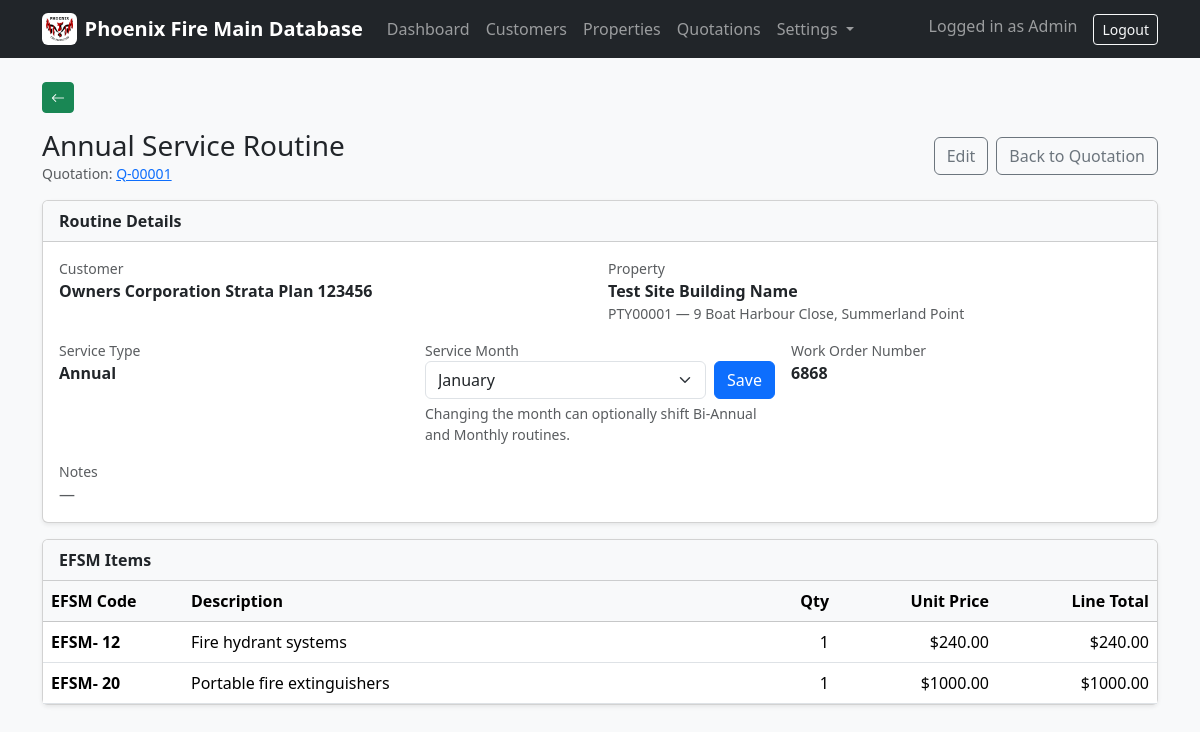
The app's page /routines/1/ (signed in) with its own data.
### company/models.py (models this page shows, shortened)
class ClientProfile(models.Model):
    company_logo = models.ImageField(upload_to="company/logo/", blank=True, null=True)
    legal_company_name = models.CharField(max_length=255, blank=True)
    trading_name = models.CharField(max_length=255, blank=True)
    company_address = models.TextField(blank=True)
    company_phone = models.CharField(max_length=50, blank=True)
    company_email = models.EmailField(blank=True)
    company_abn = models.CharField(max_length=50, blank=True)
    company_acn = models.CharField(max_length=50, blank=True)
    accounts_phone = models.CharField(max_length=50, blank=True)
    accounts_email = models.EmailField(blank=True)
    updated_at = models.DateTimeField(auto_now=True)
    class Meta:
        verbose_name = "Client Profile"
        verbose_name_plural = "Client Profile"
    @classmethod
    def get_solo(cls):
        obj, _ = cls.objects.get_or_create(pk=1)
        return obj

### routines/models.py (models this page shows, shortened)
class ServiceRoutine(models.Model):
    ROUTINE_TYPE_CHOICES = [
        ("annual", "Annual"),
        ("biannual", "Bi-Annual"),
        ("monthly", "Monthly"),
    ]
    quotation = models.ForeignKey(
        Quotation,
        on_delete=models.PROTECT,
        related_name="service_routines",
    )
    routine_type = models.CharField(max_length=20, choices=ROUTINE_TYPE_CHOICES)
    month_due = models.PositiveSmallIntegerField(choices=MONTH_CHOICES)
    name = models.CharField(max_length=120)
    created_at = models.DateTimeField(default=timezone.now)
    site = models.ForeignKey(Property, on_delete=models.PROTECT)
    notes = models.TextField(blank=True)
    created_by = models.ForeignKey(
        settings.AUTH_USER_MODEL,
        null=True,
        blank=True,
        on_delete=models.SET_NULL,
        related_name="service_routines_created",
    )
    work_order_number = models.CharField(max_length=50, blank=True, default="")
    class Meta:
        ordering = ["quotation_id", "month_due", "routine_type"]
        constraints = [
            models.UniqueConstraint(
                fields=["quotation", "routine_type", "month_due"],
                name="uniq_routine_type_and_month_per_quotation",
            )
        ]

class ServiceRoutineItem(models.Model):
    routine = models.ForeignKey(
        ServiceRoutine,
        on_delete=models.CASCADE,
        related_name="items",
    )
    efsm_code = models.ForeignKey(Code, on_delete=models.PROTECT)
    quantity = models.PositiveIntegerField(default=1)
    unit_price = models.DecimalField(max_digits=10, decimal_places=2, default=0)
    source_quotation_item = models.ForeignKey(
        QuotationItem,
        null=True,
        blank=True,
        on_delete=models.SET_NULL,
        related_name="created_routine_items",
    )
    class Meta:
        ordering = ["efsm_code__code"]
        constraints = [
            models.UniqueConstraint(
                fields=["routine", "efsm_code"],
                name="uniq_code_per_routine",
            )
        ]
    @property
    def line_total(self):
        return (self.quantity or 0) * (self.unit_price or 0)

### quotations/models.py (models this page shows, shortened)
class Quotation(models.Model):
    PREFIX = "Q-"
    PAD = 5
    number = models.CharField(max_length=20, unique=True, editable=False, blank=True)
    site = models.ForeignKey(
        Property,
        on_delete=models.PROTECT,
        related_name="quotations",
    )
    created_at = models.DateTimeField(default=timezone.now)
    notes = models.TextField(blank=True)
    STATUS_CHOICES = [
        ("draft", "Draft"),
        ("sent", "Sent"),
        ("accepted", "Accepted"),
        ("rejected", "Rejected"),
    ]
    status = models.CharField(max_length=20, choices=STATUS_CHOICES, default="draft")
    accepted_by = models.ForeignKey(
        settings.AUTH_USER_MODEL,
        null=True,
        blank=True,
        on_delete=models.SET_NULL,
        related_name="quotations_accepted",
    )
    accepted_by_name = models.CharField(max_length=120, blank=True, default="")
    accepted_date = models.DateField(null=True, blank=True)
    rejected_by = models.ForeignKey(
        settings.AUTH_USER_MODEL,
        null=True,
        blank=True,
        on_delete=models.SET_NULL,
        related_name="quotations_rejected",
    )
    rejected_at = models.DateTimeField(null=True, blank=True)
    work_order_number = models.CharField(max_length=50, null=True, blank=True)
    class Meta:
        ordering = ["-created_at"]

### properties/models.py (models this page shows, shortened)
class Property(models.Model):
    ACCESS_CHOICES = [
        ("unrestricted", "Unrestricted"),
        ("office", "Keys Held In Office"),
        ("key", "Keys Required"),
        ("site_contact", "Site Contact"),
        ("lock_box", "Lock Box Code"),
        ("other", "Other"),
    ]
    site_id = models.CharField(
        max_length=8,
        unique=True,
        editable=False,
        blank=True,
        db_index=True,
    )
    strata_plan = models.CharField(max_length=100, blank=True)
    sor_site_id = models.CharField(max_length=100, blank=True)
    building_name = models.CharField(max_length=200)
    street = models.CharField(max_length=200)
    city = models.CharField(max_length=100)
    state = models.CharField(max_length=50, blank=True)
    post_code = models.CharField(max_length=20, blank=True)
    active_status = models.BooleanField(default=True)
    customer = models.ForeignKey(
        Customer,
        on_delete=models.PROTECT,
        related_name="properties",
        null=True,
        blank=True,
    )
    fire_coordinator = models.CharField(max_length=150, blank=True)
    fire_coordinator_email = models.EmailField(blank=True)
    fire_coordinator_phone = models.CharField(max_length=50, blank=True)
    afss_due_date = models.DateField(null=True, blank=True)
    levels_above_ground = models.PositiveIntegerField(null=True, blank=True)
    levels_below_ground = models.PositiveIntegerField(null=True, blank=True)
    access_details = models.CharField(
        max_length=50,
        choices=ACCESS_CHOICES,
        blank=True,
    )
    access_code = models.CharField(max_length=50, blank=True)
    site_contact = models.CharField(max_length=150, blank=True)
    contact_phone = models.CharField(max_length=50, blank=True)
    site_notes = models.TextField(blank=True)
    technician_notes = models.TextField(blank=True)
    PREFIX = "PTY"
    PAD = 5

### customers/models.py (models this page shows, shortened)
class Customer(models.Model):
    TYPE_STRATA = "Strata"
    TYPE_GOV = "Government"
    TYPE_HOUSING = "Housing"
    TYPE_OTHER = "Other"
    CUSTOMER_TYPE_CHOICES = [
        (TYPE_STRATA, "Strata"),
        (TYPE_GOV, "Government"),
        (TYPE_HOUSING, "Housing"),
        (TYPE_OTHER, "Other"),
    ]
    customer_name = models.CharField(max_length=200)
    customer_address = models.TextField(blank=True, default="")
    billing_email = models.EmailField(blank=True, default="")
    add_email = models.EmailField(blank=True, default="")
    customer_main_phone = models.CharField(max_length=50, blank=True, default="")
    add_phone = models.CharField(max_length=50, blank=True, default="")
    customer_contact_name = models.CharField(max_length=200, blank=True, default="")
    customer_abn_acn = models.CharField(max_length=50, blank=True, default="")
    customer_type = models.CharField(
        max_length=20,
        choices=CUSTOMER_TYPE_CHOICES,
        default=TYPE_OTHER,
    )
    is_active = models.BooleanField(default=True)
    notes = models.TextField(blank=True, default="")
    created_at = models.DateTimeField(auto_now_add=True)
    class Meta:
        ordering = ["customer_name"]

### codes/models.py (models this page shows, shortened)
class Code(models.Model):
    code = models.CharField(max_length=50, unique=True)
    fire_safety_measure = models.CharField(max_length=255)
    visits_per_year = models.PositiveSmallIntegerField(default=1)
    class Meta:
        ordering = ["code"]
        verbose_name = "EFSM Code"
        verbose_name_plural = "EFSM Codes"

### routines/views.py (the view)
# urls.py: path("<int:pk>/", CustomerDetailView.as_view(), name="detail"),
@login_required
def detail(request, pk: int):
    routine = get_object_or_404(
        ServiceRoutine.objects.select_related("quotation", "site", "site__customer").prefetch_related(
            Prefetch(
                "items",
                queryset=ServiceRoutineItem.objects.select_related("efsm_code"),
            )
        ),
        pk=pk,
    )
    month_choices = ServiceRoutine._meta.get_field("month_due").choices
    return render(
        request,
        "routines/detail.html",
        {
            "routine": routine,
            "month_choices": month_choices,
        },
    )

### company/context_processors.py (called while the page is built)
def client_profile(request):
    try:
        return {"client_profile": ClientProfile.get_solo()}
    except Exception:
        return {"client_profile": None}

### templates/routines/detail.html (shortened to what this page needs)
{% extends "base.html" %}
{% block content %}
<div class="d-flex justify-content-between align-items-center mb-3">
  <div>
    <h1 class="h3 mb-0">{{ routine.name }}</h1>
    <div class="text-muted small">
      Quotation:
      <a href="{% url 'quotations:detail' routine.quotation.pk %}">
        {{ routine.quotation.number }}
      </a>
    </div>
  </div>
  <div class="d-flex gap-2">
    <a href="{% url 'routines:edit' routine.pk %}" class="btn btn-outline-secondary">
      Edit
    </a>
    <a href="{% url 'quotations:detail' routine.quotation.pk %}" class="btn btn-outline-secondary">
      Back to Quotation
    </a>
  </div>
</div>
<div class="card mb-3 shadow-sm">
  <div class="card-header bg-light fw-semibold">
    Routine Details
  </div>
  <div class="card-body">
    <div class="row g-3">
      <div class="col-md-6">
        <div class="text-muted small">Customer</div>
        <div class="fw-semibold">
          {% if routine.site.customer %}
            {{ routine.site.customer.customer_name }}
          {% else %}
            <span class="text-muted">—</span>
          {% endif %}
        </div>
      </div>
      <div class="col-md-6">
        <div class="text-muted small">Property</div>
        <div class="fw-semibold">{{ routine.site.building_name }}</div>
        <div class="text-muted small">
          {{ routine.site.site_id }} — {{ routine.site.street }}, {{ routine.site.city }}
        </div>
      </div>
      <div class="col-md-4">
        <div class="text-muted small">Service Type</div>
        <div class="fw-semibold">{{ routine.get_routine_type_display }}</div>
      </div>
      <div class="col-md-4">
        <div class="text-muted small">Service Month</div>
        <form method="post" action="{% url 'routines:update_month_due' routine.pk %}" id="monthForm" class="d-flex gap-2">
          <select class="form-select" name="month_due" id="monthSelect">
            {% for value,label in month_choices %}
              <option value="{{ value }}" {% if routine.month_due == value %}selected{% endif %}>
                {{ label }}
              </option>
            {% endfor %}
          </select>
          <button type="submit" class="btn btn-primary">
            Save
          </button>
        </form>
        <div class="text-muted small mt-1">
          Changing the month can optionally shift Bi-Annual and Monthly routines.
        </div>
      </div>
      <div class="col-md-4">
        <div class="text-muted small">Work Order Number</div>
        <div class="fw-semibold">
          {% if routine.work_order_number %}
            {{ routine.work_order_number }}
          {% else %}
            <span class="text-muted">—</span>
          {% endif %}
        </div>
      </div>
      <div class="col-md-12">
        <div class="text-muted small">Notes</div>
        <div>
          {% if routine.notes %}
            {{ routine.notes|linebreaksbr }}
          {% else %}
            <span class="text-muted">—</span>
          {% endif %}
        </div>
      </div>
    </div>
  </div>
</div>
<div class="card shadow-sm mb-4">
  <div class="card-header bg-light fw-semibold">
    EFSM Items
  </div>
  <div class="table-responsive">
    <table class="table table-hover align-middle mb-0">
      <thead class="table-light">
        <tr>
          <th style="width: 140px;">EFSM Code</th>
          <th>Description</th>
          <th class="text-end" style="width: 120px;">Qty</th>
          <th class="text-end" style="width: 160px;">Unit Price</th>
          <th class="text-end" style="width: 160px;">Line Total</th>
        </tr>
      </thead>
      <tbody>
        {% for li in routine.items.all %}
          <tr>
            <td class="fw-semibold">{{ li.efsm_code.code }}</td>
            <td>{{ li.efsm_code.fire_safety_measure }}</td>
            <td class="text-end">{{ li.quantity }}</td>
            <td class="text-end">${{ li.unit_price|floatformat:2 }}</td>
            <td class="text-end">${{ li.line_total|floatformat:2 }}</td>
          </tr>
        {% empty %}
          <tr>
            <td colspan="5" class="text-center text-muted py-3">
              No EFSM items.
            </td>
          </tr>
        {% endfor %}
      </tbody>
    </table>
  </div>
</div>
{% endblock %}

### templates/base.html (shortened to what this page needs)
<!doctype html>
<html lang="en">
<head>
  <link href="https://cdn.jsdelivr.net/npm/bootstrap@5.3.3/dist/css/bootstrap.min.css" rel="stylesheet">
  <link rel="stylesheet" href="https://cdn.jsdelivr.net/npm/bootstrap-icons@1.11.3/font/bootstrap-icons.min.css">
</head>
<body class="bg-light">
<nav class="navbar navbar-expand-lg navbar-dark bg-dark">
  <div class="container">
    <a class="navbar-brand fw-semibold d-flex align-items-center gap-2"
       href="{% url 'dashboard' %}">
      {% if client_profile and client_profile.company_logo %}
        <img src="{{ client_profile.company_logo.url }}"
             alt="Company Logo"
             style="height:32px;width:auto;"
             class="rounded bg-white p-1">
      {% endif %}
      <span>Phoenix Fire Main Database</span>
    </a>
    <div class="collapse navbar-collapse" id="mainNav">
      <ul class="navbar-nav me-auto">
        <li class="nav-item">
          <a class="nav-link" href="{% url 'dashboard' %}">Dashboard</a>
        </li>
        <li class="nav-item">
          <a class="nav-link" href="{% url 'customers:list' %}">Customers</a>
        </li>
        <li class="nav-item">
          <a class="nav-link" href="{% url 'properties:list' %}">Properties</a>
        </li>
        <li class="nav-item">
          <a class="nav-link" href="{% url 'quotations:list' %}">Quotations</a>
        </li>
        <li class="nav-item dropdown">
          <a class="nav-link dropdown-toggle" href="#" id="settingsDropdown"
             role="button" data-bs-toggle="dropdown">
            Settings
          </a>
        </li>
      </ul>
      <ul class="navbar-nav">
        {% if user.is_authenticated %}
          <li class="nav-item">
            <span class="navbar-text me-3">
              Logged in as {{ user.username }}
            </span>
          </li>
          <li class="nav-item">
            <a class="btn btn-outline-light btn-sm" href="/admin/logout/">Logout</a>
          </li>
        {% else %}
          <li class="nav-item">
            <a class="btn btn-outline-light btn-sm" href="/admin/login/">Login</a>
          </li>
        {% endif %}
      </ul>
    </div>
  </div>
</nav>
<main class="container my-4 page-wrap">
  <div class="mb-3 no-print">
    <button type="button"
            class="btn btn-back btn-sm"
            onclick="goBackAnimated()"
            title="Back">
      <i class="bi bi-arrow-left"></i>
    </button>
  </div>
  {% block content %}{% endblock %}
</main>
</body>
</html>

### templates/base.html (style rules this page uses)
.page-wrap { animation: pageEnter 160ms ease-out; }
.btn-back, a.btn-back, button.btn-back { background-color: var(--bs-success) !important; border-color: var(--bs-success) !important; color: #fff !important; }

### records on screen
ClientProfile: company_logo (picture)
ServiceRoutine: name "Annual Service Routine", quotation.number "Q-00001", site.customer.customer_name "Owners Corporation Strata Plan 123456", site.building_name "Test Site Building Name", site.site_id "PTY00001", site.street "9 Boat Harbour Close", site.city "Summerland Point", routine_type "Annual", month_due "January", work_order_number "6868"
ServiceRoutineItem: efsm_code.code "EFSM- 12", efsm_code.fire_safety_measure "Fire hydrant systems", quantity "1", unit_price "240.00", line_total "240.00"
ServiceRoutineItem: efsm_code.code "EFSM- 20", efsm_code.fire_safety_measure "Portable fire extinguishers", quantity "1", unit_price "1000.00", line_total "1000.00"

### other values on screen
{{ user.username }} "Admin"
